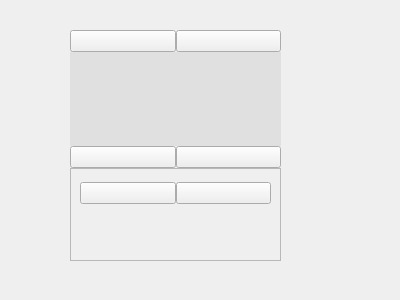
<?xml version="1.0" encoding="UTF-8"?>
<ui version="4.0">
 <class>ControlMenu</class>
 <widget class="QWidget" name="ControlMenu">
  <property name="geometry">
   <rect>
    <x>0</x>
    <y>0</y>
    <width>400</width>
    <height>300</height>
   </rect>
  </property>
  <property name="windowTitle">
   <string>Form</string>
  </property>
  <widget class="QWidget" name="verticalLayoutWidget">
   <property name="geometry">
    <rect>
     <x>70</x>
     <y>30</y>
     <width>211</width>
     <height>231</height>
    </rect>
   </property>
   <layout class="QVBoxLayout" name="verticalLayout">
    <property name="spacing">
     <number>0</number>
    </property>
    <item>
     <layout class="QHBoxLayout" name="horizontalLayout_2">
      <item>
       <widget class="CustomPushButton_1" name="pRotateLeft">
        <property name="text">
         <string/>
        </property>
       </widget>
      </item>
      <item>
       <widget class="CustomPushButton_1" name="pRotateRight">
        <property name="text">
         <string/>
        </property>
       </widget>
      </item>
     </layout>
    </item>
    <item>
     <widget class="QLabel" name="label_line">
      <property name="styleSheet">
       <string notr="true">QLabel{
background: rgb(224, 224, 224);
}</string>
      </property>
      <property name="text">
       <string/>
      </property>
     </widget>
    </item>
    <item>
     <layout class="QHBoxLayout" name="horizontalLayout_3">
      <item>
       <widget class="CustomPushButton_1" name="pZoomOut">
        <property name="text">
         <string/>
        </property>
       </widget>
      </item>
      <item>
       <widget class="CustomPushButton_1" name="pZoomIn">
        <property name="text">
         <string/>
        </property>
       </widget>
      </item>
     </layout>
    </item>
    <item>
     <widget class="QFrame" name="frame">
      <property name="frameShape">
       <enum>QFrame::StyledPanel</enum>
      </property>
      <property name="frameShadow">
       <enum>QFrame::Raised</enum>
      </property>
      <widget class="QWidget" name="horizontalLayoutWidget">
       <property name="geometry">
        <rect>
         <x>10</x>
         <y>0</y>
         <width>191</width>
         <height>51</height>
        </rect>
       </property>
       <layout class="QHBoxLayout" name="horizontalLayout">
        <property name="spacing">
         <number>0</number>
        </property>
        <item>
         <widget class="QPushButton" name="pDynamic">
          <property name="text">
           <string/>
          </property>
          <property name="checkable">
           <bool>true</bool>
          </property>
         </widget>
        </item>
        <item>
         <widget class="QPushButton" name="pStatic">
          <property name="text">
           <string/>
          </property>
          <property name="checkable">
           <bool>true</bool>
          </property>
         </widget>
        </item>
       </layout>
      </widget>
     </widget>
    </item>
   </layout>
  </widget>
 </widget>
 <customwidgets>
  <customwidget>
   <class>CustomPushButton_1</class>
   <extends>QPushButton</extends>
   <header>Custom/PushButton/custompushbutton_1.h</header>
  </customwidget>
 </customwidgets>
 <resources/>
 <connections/>
</ui>
